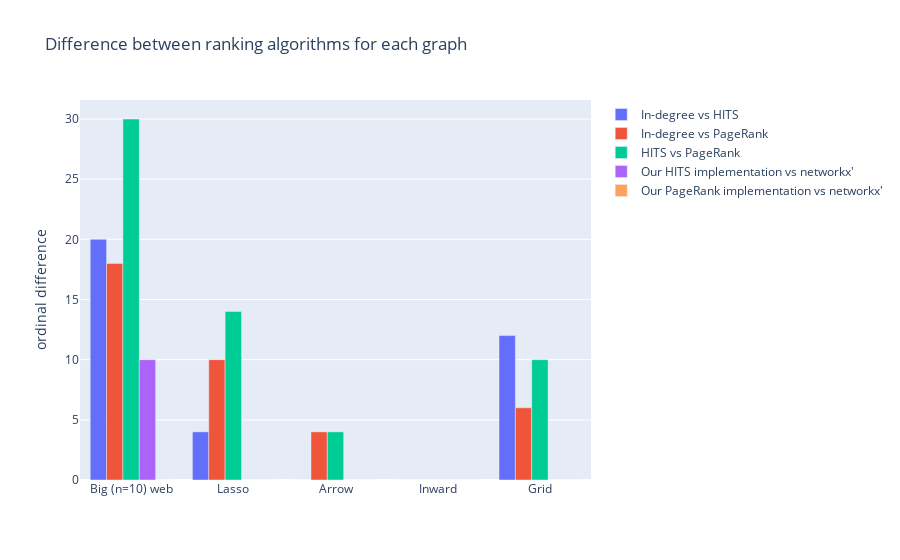

Source (notebook cell):
### Code cell
prints = False #turn this to true to enable printing of more info!

graph = generate_test_web()
graphs = [generate_test_web(), gen_lasso(), gen_arrow(),gen_inward(),gen_grid()]
differences=[]
for graph in graphs:
    M,v = generate_M_and_v(graph)
    if prints:
        print graph.name
        print str(v) + "\n"
    
    in_degrees = generate_indegree_score(graph)
    human_readable, indegree_order = order_nodes_by_rank(v, in_degrees)
    if prints:
        print "Solution to in_degree ranking:"
        print "Human readable ranking (nodes sorted by their rank): " + str(human_readable)
        print "Ordinal ranking: " + str(indegree_order) + "\n"

    a , h = hits(M)
    human_readable, hits_order = order_nodes_by_rank(v, a)
    if prints:
        print "Our solution to HITS ranking"
        print "Human readable ranking: " + str(human_readable)
        print "Ordinal ranking: " + str(hits_order) + "\n"

        print "HITS ranking (networkx implementation, for reference)"
    (real_h_dict, real_a_dict) = nx.hits(graph,max_iter=100000)
    
    difference = []
    real_a=[]
    for i in range(len(v)):
        node = v[i]
        real_a.append(real_a_dict[node])
        difference.append(abs(real_a_dict[node]-a[i]))
        
    real_human_readable, real_hits_order = order_nodes_by_rank(v, real_a)
    if prints:
        print "Human readable ranking: " + str(real_human_readable)
        print "Ordinal ranking: " + str(real_hits_order)
        print "Ordinal ranking difference between our implementation and networkx: " + str (ordinal_difference(hits_order,real_hits_order)) + "\n"


    
    page_rank_list = pagerank(graph,0.85)
    human_readable, pagerank_order = order_nodes_by_rank(v, page_rank_list)
    if prints:
        print "Our solution to pagerank"
        print "Human readable ranking: " + str(human_readable)
        print "Ordinal ranking: " + str(pagerank_order) + "\n"
        print "pagerank (networkx implementation, for reference)"
    (real_v_dict) = nx.pagerank(graph,max_iter=100000)
    
    difference = []
    real_v=[]
    for i in range(len(v)):
        node = v[i]
        real_v.append(real_v_dict[node])
        difference.append(abs(real_v_dict[node]-real_v[i]))
        
    real_human_readable, real_pagerank_order = order_nodes_by_rank(v, real_v)
    if prints:
        print "Human readable ranking: " + str(real_human_readable)
        print "Ordinal ranking: " + str(real_pagerank_order)
        print "Ordinal ranking difference between our implementation and networkx: " + str (ordinal_difference(pagerank_order,real_pagerank_order))

    differences.append([ordinal_difference(indegree_order,hits_order),
                        ordinal_difference(indegree_order,pagerank_order),
                        ordinal_difference(hits_order,pagerank_order),
                        ordinal_difference(hits_order,real_hits_order),
                        ordinal_difference(pagerank_order,real_pagerank_order),
                        ])
    if prints:
        print("\n\n\n")


graphs=["Big (n=10) web", "Lasso", "Arrow", "Inward", "Grid"]
indegree_hits_diff = [x[0] for x in differences]
indegree_pagerank_diff = [x[1] for x in differences]
hits_pagerank_diff = [x[2] for x in differences]
hits_ours_vs_networkx_diff = [x[3] for x in differences]
pagerank_ours_vs_networkx_diff = [x[4] for x in differences]

fig = go.Figure(data=[
    go.Bar(name='In-degree vs HITS', x=graphs, y=indegree_hits_diff),
    go.Bar(name='In-degree vs PageRank', x=graphs, y=indegree_pagerank_diff),
    go.Bar(name='HITS vs PageRank', x=graphs, y=hits_pagerank_diff),
    go.Bar(name='Our HITS implementation vs networkx\'', x=graphs, y=hits_ours_vs_networkx_diff),
    go.Bar(name='Our PageRank implementation vs networkx\'', x=graphs, y=pagerank_ours_vs_networkx_diff)  
])

fig.update_layout(title='Difference between ranking algorithms for each graph',
                    autosize=True,
                    yaxis_title='ordinal difference')

# Change the bar mode
fig.update_layout(barmode='group')
fig.show()

### Figure 1 — Plotly figure (JSON) as saved in the notebook; plotly's stock layout.template omitted (floating-point values rounded to 4 significant figures)
{"data": [{"name": "In-degree vs HITS", "type": "bar", "x": ["Big (n=10) web", "Lasso", "Arrow", "Inward", "Grid"], "y": [20, 4, 0, 0, 12]}, {"name": "In-degree vs PageRank", "type": "bar", "x": ["Big (n=10) web", "Lasso", "Arrow", "Inward", "Grid"], "y": [18, 10, 4, 0, 6]}, {"name": "HITS vs PageRank", "type": "bar", "x": ["Big (n=10) web", "Lasso", "Arrow", "Inward", "Grid"], "y": [30, 14, 4, 0, 10]}, {"name": "Our HITS implementation vs networkx'", "type": "bar", "x": ["Big (n=10) web", "Lasso", "Arrow", "Inward", "Grid"], "y": [10, 0, 0, 0, 0]}, {"name": "Our PageRank implementation vs networkx'", "type": "bar", "x": ["Big (n=10) web", "Lasso", "Arrow", "Inward", "Grid"], "y": [0, 0, 0, 0, 0]}], "layout": {"autosize": true, "barmode": "group", "title": {"text": "Difference between ranking algorithms for each graph"}, "yaxis": {"title": {"text": "ordinal difference"}}}}
